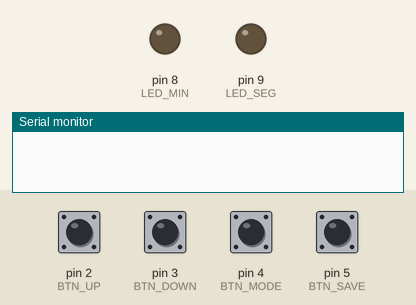
This sketch was run on a simulated Arduino Uno, built with avr-gcc and run on an emulated ATmega328P. Shown: output pins drawn as LEDs (lit = HIGH), the last lines printed to the serial monitor. Inputs (shaded band) come from the test bench; at power-on: pin 2 (BTN_UP), pin 3 (BTN_DOWN), pin 4 (BTN_MODE), pin 5 (BTN_SAVE) HIGH. EEPROM starts erased.

Above: at 1.2 s.
1.3 s: pin 5 (BTN_SAVE) pulled LOW for 0.15 s
At 2.8 s:
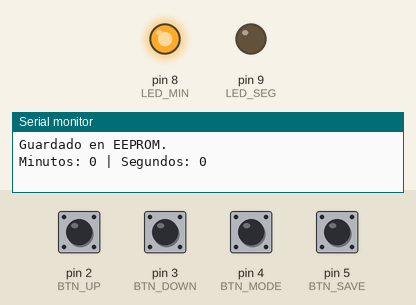
3.2 s: pin 4 (BTN_MODE) pulled LOW for 0.15 s
At 4.1 s:
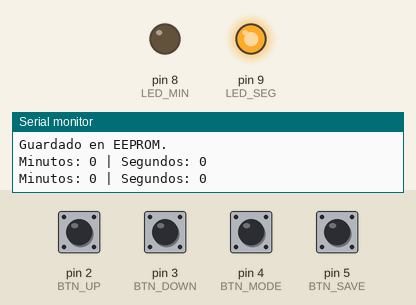
4.8 s: pin 4 (BTN_MODE) pulled LOW for 1 s
At 6.5 s:
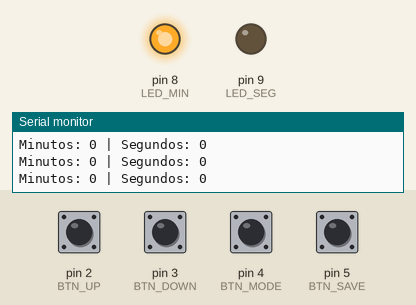
Timing chart, 0 to 8.0 s (numbered marks = the images above; inputs shaded):
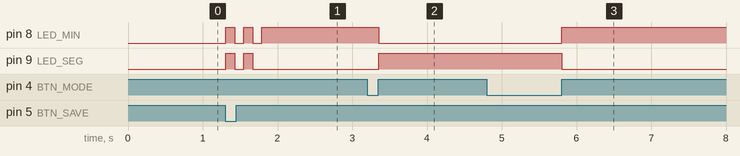

The sketch:

Temporizador_con2leds.ino
```cpp
#include "funciones.h"

void setup() {
  conf();
}

void loop() {
  if (checkButtons()) {
    mostrarCanal();
  }
  delay(10);
}
```

funciones.cpp
```cpp
#include "funciones.h"

// ================== Variables globales ==================
volatile uint8_t minutos = 0;
volatile uint8_t segundos = 0;
volatile bool canalMinutos = true;

volatile bool flagUp = false;
volatile bool flagDown = false;

static unsigned long lastUpMillis = 0;
static unsigned long lastDownMillis = 0;
static unsigned long lastModeMillis = 0;
static unsigned long lastSaveMillis = 0;
const unsigned long DEBOUNCE_MS = 50;

void conf(void) {
  Serial.begin(BAUDRATE);

  pinMode(BTN_UP, INPUT_PULLUP);
  pinMode(BTN_DOWN, INPUT_PULLUP);
  pinMode(BTN_MODE, INPUT_PULLUP);
  pinMode(BTN_SAVE, INPUT_PULLUP);

  pinMode(LED_MIN, OUTPUT);
  pinMode(LED_SEG, OUTPUT);

  digitalWrite(LED_MIN, LOW);
  digitalWrite(LED_SEG, LOW);


  attachInterrupt(digitalPinToInterrupt(BTN_UP), isrUp, FALLING);
  attachInterrupt(digitalPinToInterrupt(BTN_DOWN), isrDown, FALLING);

  leerEEPROM();
}

void isrUp()   { flagUp = true; }
void isrDown() { flagDown = true; }

bool checkButtons(void) {
  bool changed = false;
  unsigned long now = millis();

  if (flagUp) {
    flagUp = false;
    if (now - lastUpMillis > DEBOUNCE_MS) {
      lastUpMillis = now;
      if (canalMinutos) {
        minutos = (minutos + 1) % 60;
      } else {
        segundos = (segundos + 1) % 60;
      }
      changed = true;
    }
  }


  if (flagDown) {
    flagDown = false;
    if (now - lastDownMillis > DEBOUNCE_MS) {
      lastDownMillis = now;
      if (canalMinutos) {
        minutos = (minutos == 0) ? 59 : minutos - 1;
      } else {
        segundos = (segundos == 0) ? 59 : segundos - 1;
      }
      changed = true;
    }
  }


  if (digitalRead(BTN_MODE) == LOW) {
    if (now - lastModeMillis > DEBOUNCE_MS) {
      lastModeMillis = now;
      canalMinutos = !canalMinutos;
      changed = true;
      while (digitalRead(BTN_MODE) == LOW) { delay(5); }
      lastModeMillis = millis();
    }
  }

  if (digitalRead(BTN_SAVE) == LOW) {
    if (now - lastSaveMillis > DEBOUNCE_MS) {
      lastSaveMillis = now;
      guardarEEPROM();
      changed = true;
      while (digitalRead(BTN_SAVE) == LOW) { delay(5); }
      lastSaveMillis = millis();
    }
  }

  return changed;
}


void mostrarCanal(void) {
  if (canalMinutos) {
    digitalWrite(LED_MIN, HIGH);
    digitalWrite(LED_SEG, LOW);
  } else {
    digitalWrite(LED_MIN, LOW);
    digitalWrite(LED_SEG, HIGH);
  }

  Serial.print("Minutos: ");
  Serial.print(minutos);
  Serial.print(" | Segundos: ");
  Serial.println(segundos);
}


void guardarEEPROM(void) {
  if (EEPROM.read(0) != minutos) EEPROM.write(0, minutos);
  if (EEPROM.read(1) != segundos) EEPROM.write(1, segundos);

  Serial.println("Guardado en EEPROM.");


  for (uint8_t i = 0; i < 2; i++) {
    digitalWrite(LED_MIN, HIGH);
    digitalWrite(LED_SEG, HIGH);
    delay(120);
    digitalWrite(LED_MIN, LOW);
    digitalWrite(LED_SEG, LOW);
    delay(120);
  }
}

void leerEEPROM(void) {
  uint8_t m = EEPROM.read(0);
  uint8_t s = EEPROM.read(1);

  if (m <= MAXVAL && s <= MAXVAL) {
    minutos = m;
    segundos = s;
  } else {
    minutos = 0;
    segundos = 0;
  }
}
```

funciones.h
```cpp
#ifndef FUNCIONES_C
#define FUNCIONES_C
#include <Arduino.h>
#include <EEPROM.h>
#include <stdint.h>
#define BAUDRATE 9600


#define BTN_UP    2
#define BTN_DOWN  3
//boton que cambia de minutos a segundos
#define BTN_MODE  4
//boton que guarda en la epromt los numeros
#define BTN_SAVE  5
#define LED_MIN   8
#define LED_SEG   9
#define MAXVAL 59
#define MINVAL 0


extern volatile uint8_t minutos;
extern volatile uint8_t segundos;
extern volatile bool canalMinutos;
extern volatile bool flagUp;
extern volatile bool flagDown;


void conf(void);
void isrUp(void);
void isrDown(void);
bool checkButtons(void);
void mostrarCanal(void);
void guardarEEPROM(void);
void leerEEPROM(void);

#endif
```

Measured:
- after the input at 1.3 s, pin 8 (LED_MIN): alternates HIGH for 0.12 s and LOW for 0.12 s, 5 changes in all, then stays HIGH, starting at once; pin 9 (LED_SEG): alternates HIGH for 0.12 s and LOW for 0.12 s, 4 changes in all, then stays LOW, starting at once
- after the input at 3.2 s, pin 8 (LED_MIN): HIGH → LOW after 0.15 s; pin 9 (LED_SEG): LOW → HIGH after 0.15 s
- after the input at 4.8 s, pin 8 (LED_MIN): LOW → HIGH after 1.0 s; pin 9 (LED_SEG): HIGH → LOW after 1.0 s
